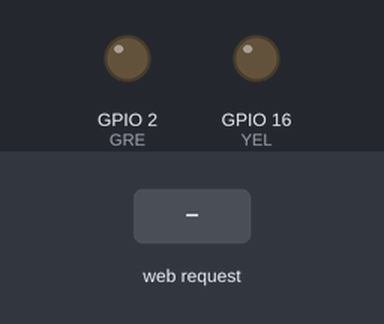
A sketch run on a simulated ESP8266 (NodeMCU). On the bench: output pins drawn as LEDs (lit = HIGH). The inputs (shaded band) are chosen by the test bench. WiFi joins after 1.5 s; servers stay silent unless stated; pins used as bus, display or sensor lines are not drawn; what the sketch prints to the serial monitor is not drawn.

Above: at 2.7 s.
2.8 s: HTTP request GET /timerLoop received
At 3.5 s:
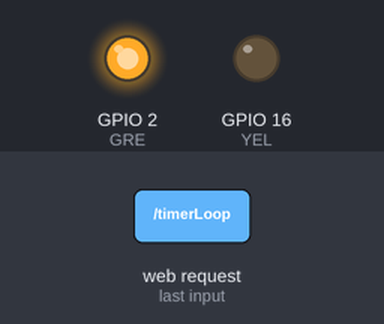
At 4.3 s:
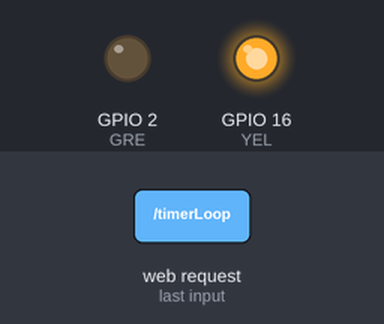
5.8 s: HTTP request GET /yellow received
At 6.6 s:
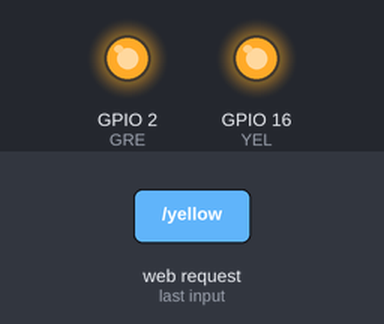
Timing chart, 0 to 16.3 s (numbered marks = the images above; inputs shaded):
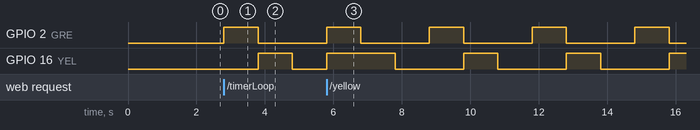

Measured:
- after the input at 2.8 s, GPIO 2 (GRE): LOW → HIGH at once, → LOW 1.0 s later; GPIO 16 (YEL): LOW → HIGH after 1.0 s, → LOW 1.0 s later

The sketch:

stoplight1.ino
```cpp
//Robo India tutorial On Controlling LED on WEB (modified by James Carr)
//https://www.roboindia.com/tutorials


#include <ESP8266WiFi.h>

const char* ssid = "";
const char* password = "";

int YEL = 16; // led connected to D0 (Yellow)
int RE = 15; // led connected to D8 (Red)
int GRE = 2; // led connected to D4 (Green)

bool YellowOn = 0;
bool RedOn = 0;
bool GreenOn = 0;

bool cycle = 0; //flag if the cycle function is on or off
WiFiServer server(80);

void setup()
{
  Serial.begin(115200);
  pinMode(YEL, OUTPUT);
  digitalWrite(YEL, LOW);
  pinMode(RE, OUTPUT);
  digitalWrite(RE, LOW);
  pinMode(GRE, OUTPUT);
  digitalWrite(GRE, LOW);


  Serial.print("Connecting to Internet ");
  WiFi.begin(ssid, password);
  while (WiFi.status() != WL_CONNECTED)
  {
    delay(500);
    Serial.print(".");
  }
  Serial.println("WiFi connected");

 /*-------- server started---------*/
  server.begin();
  Serial.println("Server started");

  /*------printing ip address--------*/
  Serial.print("IP Address of network: ");
  Serial.println(WiFi.localIP());
  Serial.print("Copy and paste the following URL: https://");
  Serial.print(WiFi.localIP());
  Serial.println("/");
}

void loop()
  {
if (cycle){
      Serial.println("Cycling lights");
      digitalWrite(GRE, HIGH);
      delay(1000);
      digitalWrite(GRE, LOW);
      digitalWrite(YEL, HIGH);
      delay(1000);
      digitalWrite(YEL, LOW);
      digitalWrite(RE, HIGH);
      delay(1000);
      digitalWrite(RE, LOW);
    }


    WiFiClient client = server.available();
    client.setTimeout(1000);
    if (!client)
    {
      return;
    }
  Serial.println("Waiting for new client");
  while(!client.available())
  {
    delay(1);
  }

  String request = client.readStringUntil('\r');
  Serial.println(request);
  client.flush();


  int value = LOW;
  if (request.indexOf("/green") != -1)
  {
    if (GreenOn){
      digitalWrite(GRE, LOW);
      GreenOn=0;
      }
    else{
      digitalWrite(GRE, HIGH);
      GreenOn = 1;
      }
  }
  if (request.indexOf("/yellow") != -1)
  {
    if (YellowOn){
      digitalWrite(YEL, LOW);
      YellowOn=0;
      }
    else{
      digitalWrite(YEL, HIGH);
      YellowOn = 1;
      }
  }
  if (request.indexOf("/red") != -1)
  {
    if (RedOn){
      digitalWrite(RE, LOW);
      RedOn=0;
      }
    else{
      digitalWrite(RE, HIGH);
      RedOn = 1;
      }

  }
  if (request.indexOf("/timerLoop") != -1)
  {
   if (cycle){
    cycle = 0;
    }
   else{
    cycle = 1;
    }
  }


 Serial.println(cycle);
/*------------------Creating html page---------------------*/

  client.println("HTTP/1.1 200 OK");
  client.println("Content-Type: text/html");
  client.println("");
  client.println("");
  client.println("");

  client.print("LED is: ");

  if(value == HIGH)
  {
    client.print("ON");
  }
  else
  {
    client.print("OFF");
  }
  client.println("");
  client.println("ON");
  client.println("OFF");
  client.println("");

  delay(1);
  Serial.println("Client disonnected");
  Serial.println("");

}
```
